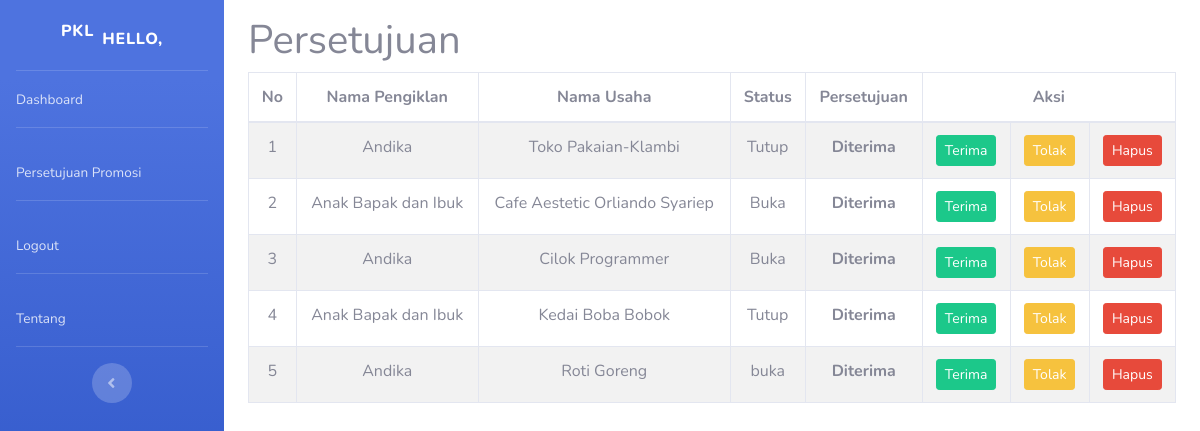
The page /webpkl/index.php/admin/persetujuan on the database its author committed.
### tables this page shows
CREATE TABLE `tb_data_usaha` (
  `id_promosi` int(11) NOT NULL,
  `id_pengiklan` int(11) NOT NULL,
  `nama_usaha` varchar(50) NOT NULL,
  `foto` varchar(225) NOT NULL,
  `nama_pengiklan` varchar(50) NOT NULL,
  `deskripsi` varchar(250) NOT NULL,
  `lokasi` varchar(150) NOT NULL,
  `alamat` varchar(100) NOT NULL,
  `no_whatsapp` varchar(15) NOT NULL,
  `status` varchar(8) NOT NULL,
  `persetujuan` varchar(15) NOT NULL
);

### webpkl/application/controllers/admin.php (called while the page is built, shortened)
<?php
 class Admin extends CI_Controller {
 	public function persetujuan()
	{
		$data['usaha'] = $this->model_usaha->persetujuan_with_name()->result();
		$this->load->view('admin/templates/header');
		$this->load->view('admin/templates/sidebar');
		$this->load->view('admin/persetujuan', $data);
		$this->load->view('admin/templates/footer');
	}
}

### webpkl/index.php (called while the page is built, shortened)
<?php
require_once BASEPATH.'core/CodeIgniter.php';

### webpkl/application/models/model_usaha.php (called while the page is built, shortened)
<?php
	class Model_usaha extends CI_Model {
		public function persetujuan_with_name() {
			return $this->db->query("SELECT d.*, l.nama FROM tb_data_usaha d join tb_login l ON d.id_pengiklan = l.id_login where id_pengiklan=id_login;");
		}
	}
?>

### webpkl/application/views/admin/persetujuan.php (the view)
<div class="container-fluid">
	<p class="h1 text-muted mt-3">Persetujuan</p>
	<table class="table table-striped table-bordered text-center table-responsive-md my-2">
		<thead>
			<tr>
				<th>No</td>
				<th>Nama Pengiklan</th>
				<th>Nama Usaha</th>
				<th>Status</th>
				<th>Persetujuan</th>
				<th colspan="3">Aksi</th>
			</tr>
		</thead>
		<?php
		$no = 1;
		foreach ($usaha as $ush) : ?>
		<tr>
			<td><?php echo $no++ ?></td>
			<td><?php echo $ush->nama ?></td>
			<td><?php echo $ush->nama_usaha ?></td>
			<td><?php echo $ush->status ?></td>
			<td><b><?php echo $ush->persetujuan ?></b></td>
			<td><?php echo anchor('admin/terima/'.$ush->id_promosi,
			'<div class="btn btn-success btn-sm">Terima</div>') ?></td>
			<td><?php echo anchor('admin/Tolak/'.$ush->id_promosi,
			'<div class="btn btn-warning btn-sm">Tolak</div>') ?></td>
			<td><?php echo anchor('admin/hapus/'.$ush->id_promosi,
			'<div class="btn btn-danger btn-sm">Hapus</div>') ?></td>
		</tr>
		<?php endforeach ?>
	</table>
</div>

### rows shown on the page
tb_data_usaha: tb_login.nama "Andika", nama_usaha "Toko Pakaian-Klambi", status "Tutup", persetujuan "Diterima", id_promosi "Terima", id_promosi "Tolak", id_promosi "Hapus"
tb_data_usaha: tb_login.nama "Anak Bapak dan Ibuk", nama_usaha "Cafe Aestetic Orliando Syariep", status "Buka", persetujuan "Diterima", id_promosi "Terima", id_promosi "Tolak", id_promosi "Hapus"
tb_data_usaha: tb_login.nama "Andika", nama_usaha "Cilok Programmer", status "Buka", persetujuan "Diterima", id_promosi "Terima", id_promosi "Tolak", id_promosi "Hapus"
tb_data_usaha: tb_login.nama "Anak Bapak dan Ibuk", nama_usaha "Kedai Boba Bobok", status "Tutup", persetujuan "Diterima", id_promosi "Terima", id_promosi "Tolak", id_promosi "Hapus"
tb_data_usaha: tb_login.nama "Andika", nama_usaha "Roti Goreng", status "buka", persetujuan "Diterima", id_promosi "Terima", id_promosi "Tolak", id_promosi "Hapus"

### other values the page prints
anchor('auth/logout','<span>Logout</span>', 'class="nav-link"') "Logout"
